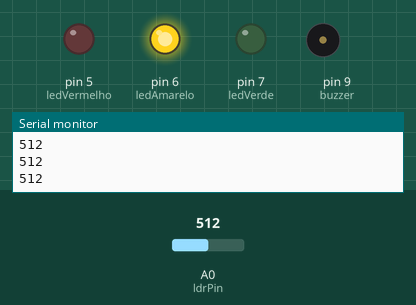
Simulated run of this sketch. Board: Arduino Uno, built with avr-gcc and run on an emulated ATmega328P. Parts: output pins drawn as LEDs (lit = HIGH), buzzer (waves = sounding, pin HIGH), the last lines printed to the serial monitor. The test bench sets the inputs (shaded band); at power-on: A0 (ldrPin) = 512.

Above: at 1.3 s.
1.4 s: A0 (ldrPin) set to 411
2.9 s: A0 (ldrPin) set to 392
At 4.2 s:
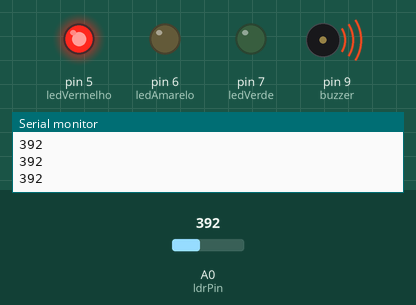
4.5 s: A0 (ldrPin) set to 810
At 5.5 s:
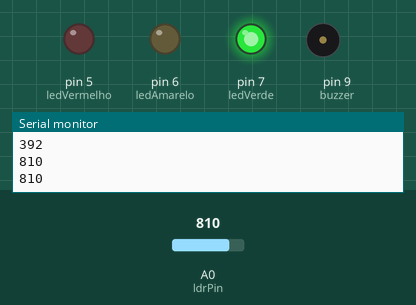
6.0 s: A0 (ldrPin) set to 788
At 6.7 s:
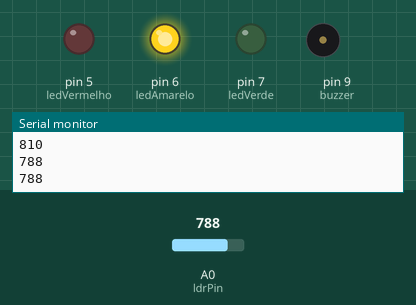
7.5 s: A0 (ldrPin) set to 900
At 7.9 s:
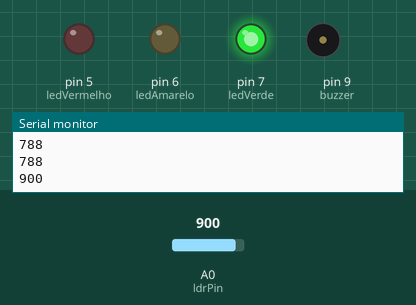
Timing chart, 0 to 10.0 s (numbered marks = the images above; inputs shaded):
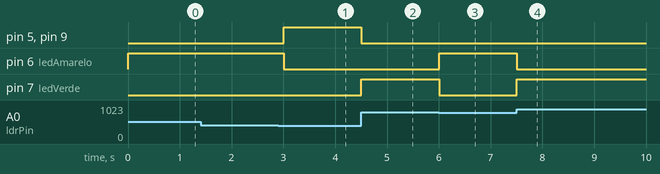

The sketch:

Sketck.ino
```cpp
const int ledVerde = 7;
const int ledAmarelo = 6;
const int ledVermelho = 5;
const int ldrPin = A0;
const int buzzer = 9;

void setup() {
  pinMode(ledVerde, OUTPUT);
  pinMode(ledAmarelo, OUTPUT);
  pinMode(ledVermelho, OUTPUT);
  pinMode(buzzer, OUTPUT);
  Serial.begin(9600);
}

void loop() {
  int ldrValue = analogRead(ldrPin);
  Serial.println(ldrValue);

  if (ldrValue > 800) {
    digitalWrite(ledVerde, HIGH);
    digitalWrite(ledAmarelo, LOW);
    digitalWrite(ledVermelho, LOW);
    digitalWrite(buzzer, LOW);
  } else if (ldrValue > 400) {
    digitalWrite(ledVerde, LOW);
    digitalWrite(ledAmarelo, HIGH);
    digitalWrite(ledVermelho, LOW);
    digitalWrite(buzzer, LOW);
  } else {
    digitalWrite(ledVerde, LOW);
    digitalWrite(ledAmarelo, LOW);
    digitalWrite(ledVermelho, HIGH);
    digitalWrite(buzzer, HIGH);
  }

  delay(500);
}
```

Measured:
- the behaviour switches between 401 and 400 on A0 (ldrPin) (found by bisection; images 0 and 1)
- the behaviour switches between 801 and 800 on A0 (ldrPin) (found by bisection; images 2 and 3)
- after the input at 2.9 s, pin 5 (ledVermelho), pin 9 (buzzer): LOW → HIGH after 0.10 s; pin 6 (ledAmarelo): HIGH → LOW after 0.10 s
- after the input at 4.5 s, pin 5 (ledVermelho), pin 9 (buzzer): HIGH → LOW at once; pin 7 (ledVerde): LOW → HIGH at once
- after the input at 6.0 s, pin 6 (ledAmarelo): LOW → HIGH at once; pin 7 (ledVerde): HIGH → LOW at once
- after the input at 7.5 s, pin 6 (ledAmarelo): HIGH → LOW at once; pin 7 (ledVerde): LOW → HIGH at once
